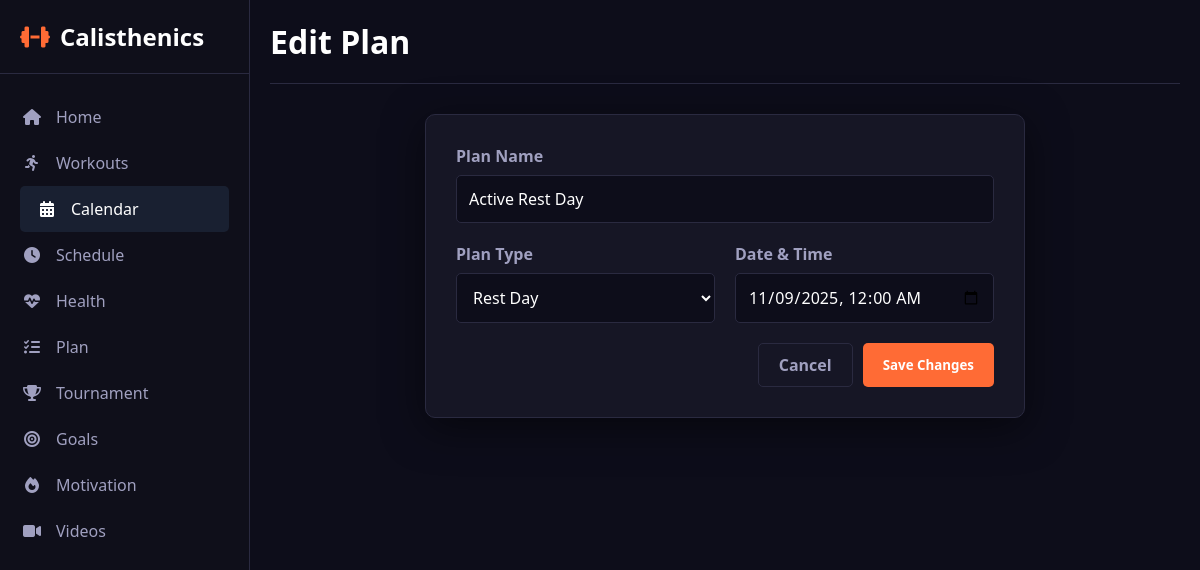
Page /calendar/edit/2 on the committed database.
### app.py (models this page shows, shortened)
class Event(db.Model):
    id = db.Column(db.Integer, primary_key=True)
    title = db.Column(db.String(150), nullable=False)
    category = db.Column(db.String(50), nullable=False) # e.g., 'workout', 'rest'
    start_time = db.Column(db.DateTime, nullable=False)
    status = db.Column(db.String(50), nullable=False, default='scheduled') # New column

### app.py (the view, shortened to what this page needs)
@app.route('/calendar/edit/<int:event_id>', methods=['GET', 'POST'])
def edit_event(event_id):
    event = Event.query.get_or_404(event_id)
    return render_template('edit_event.html', event=event, active_page='calendar')

### templates/edit_event.html (shortened to what this page needs)
<!DOCTYPE html>
<html lang="en">
<head>
    <link rel="stylesheet" href="https://cdnjs.cloudflare.com/ajax/libs/font-awesome/6.4.0/css/all.min.css">
    <link rel="stylesheet" href="{{ url_for('static', filename='css/index.css') }}">
    <link rel="stylesheet" href="{{ url_for('static', filename='css/calendar.css') }}">
</head>
<body>
    <div class="container">
        {% include '_sidebar.html' %}
        <div class="main-content">
            <div class="header">
                <h1>Edit Plan</h1>
            </div>
            <div class="modal-form-container" style="margin: 0 auto;">
                <form action="{{ url_for('edit_event', event_id=event.id) }}" method="POST" class="modal-form">
                    <div class="form-grid">
                        <div class="form-group full-width">
                            <label for="title">Plan Name</label>
                            <input type="text" id="title" name="title" value="{{ event.title }}" required>
                        </div>
                        <div class="form-group">
                            <label for="category">Plan Type</label>
                            <select id="category" name="category" required>
                                <option value="rest" {% if event.category == 'rest' %}selected{% endif %}>Rest Day</option>
                            </select>
                        </div>
                        <div class="form-group">
                            <label for="start_time">Date & Time</label>
                            <input type="datetime-local" id="start_time" name="start_time" value="{{ event.start_time.strftime('%Y-%m-%dT%H:%M') }}" required>
                        </div>
                    </div>
                    <div class="form-actions">
                        <a href="{{ url_for('calendar') }}" class="header-actions-button" style="background: transparent; border: 1px solid var(--border-color); color: var(--text-secondary); padding: 10px 20px; border-radius: 5px; font-weight: 600;">Cancel</a>
                        <button type="submit" class="header-actions-button" style="background: var(--primary); color: white; border: none; padding: 10px 20px; border-radius: 5px; cursor: pointer; font-weight: 600;">Save Changes</button>
                    </div>
                </form>
            </div>
        </div>
    </div>
</body>
</html>

### static/css/index.css (style rules this page uses)
* { margin: 0; padding: 0; box-sizing: border-box; font-family: 'Segoe UI', Tahoma, Geneva, Verdana, sans-serif; }
:root { --primary: #ff6b35; --secondary: #ffffff; --accent: #74b9ff; --light: #1a1a2e; --dark: #0d0d1a; --success: #00b894; --warning: #fdcb6e; --danger: #d63031; --card-bg: #161625; --sidebar-bg: #0f0f1a; --text-primary: #ffffff; --text-secondary: #a0a0c0; --border-color: #2a2a40; }
body { background-color: var(--dark); color: var(--text-primary); }
.container { display: flex; min-height: 100vh; }
.main-content { flex: 1; margin-left: 250px; padding: 20px; transition: all 0.3s ease; }
.header { display: flex; justify-content: space-between; align-items: center; margin-bottom: 30px; padding-bottom: 20px; border-bottom: 1px solid var(--border-color); }
.header h1 { font-size: 2rem; color: var(--text-primary); }

### static/css/calendar.css (style rules this page uses)
.modal-form-container { background-color: var(--card-bg); padding: 30px; border: 1px solid var(--border-color); width: 80%; max-width: 600px; border-radius: 10px; position: relative; box-shadow: 0 10px 40px rgba(0,0,0,0.5); }
.modal-form .form-grid { display: grid; grid-template-columns: 1fr 1fr; gap: 20px; margin-bottom: 20px; }
.modal-form .form-group { display: flex; flex-direction: column; }
.modal-form .form-group.full-width { grid-column: 1 / -1; }
.modal-form label { margin-bottom: 8px; font-weight: 600; color: var(--text-secondary); }
.modal-form input, .modal-form select, .modal-form textarea { width: 100%; padding: 12px; background: var(--dark); border: 1px solid var(--border-color); border-radius: 5px; color: var(--text-primary); font-size: 1rem; }
.modal-form .form-actions { display: flex; justify-content: flex-end; gap: 10px; margin-top: 20px; }

### rows in the picture
Event: title "Active Rest Day", category "Rest Day", start_time "11/09/2025 00:00"
